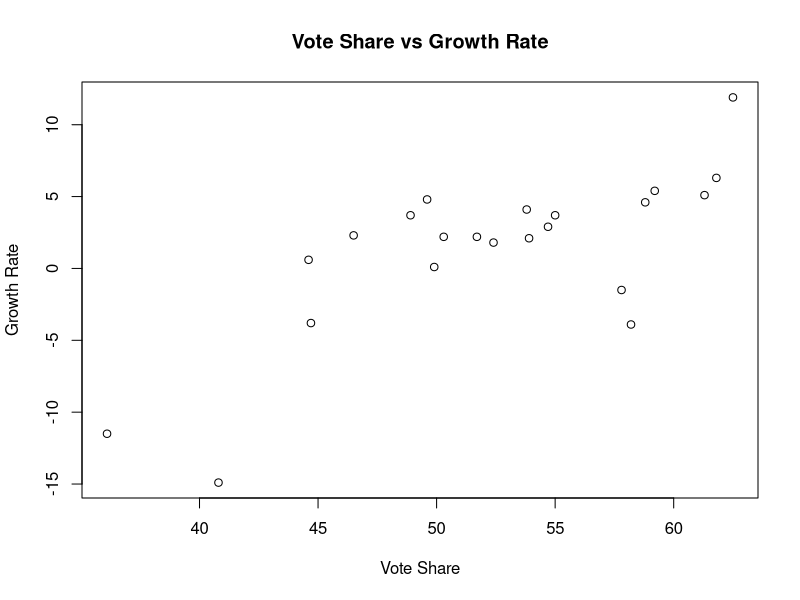
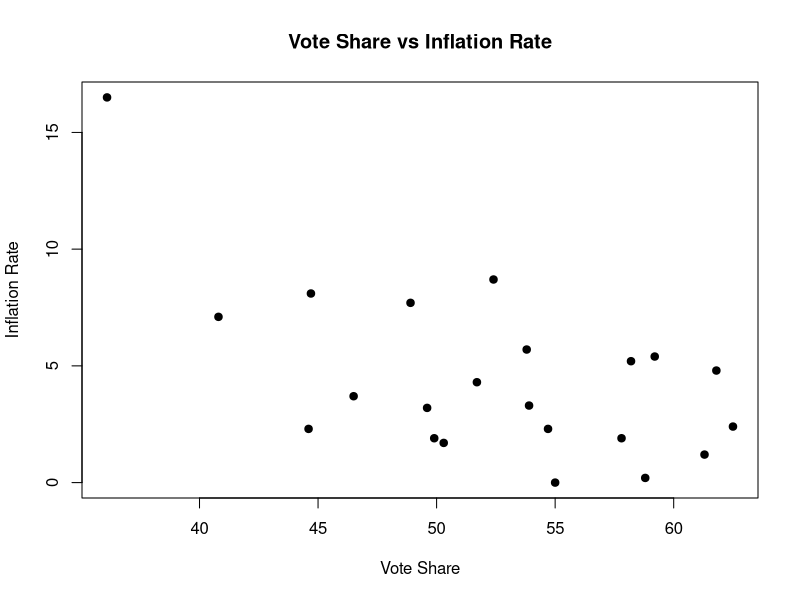
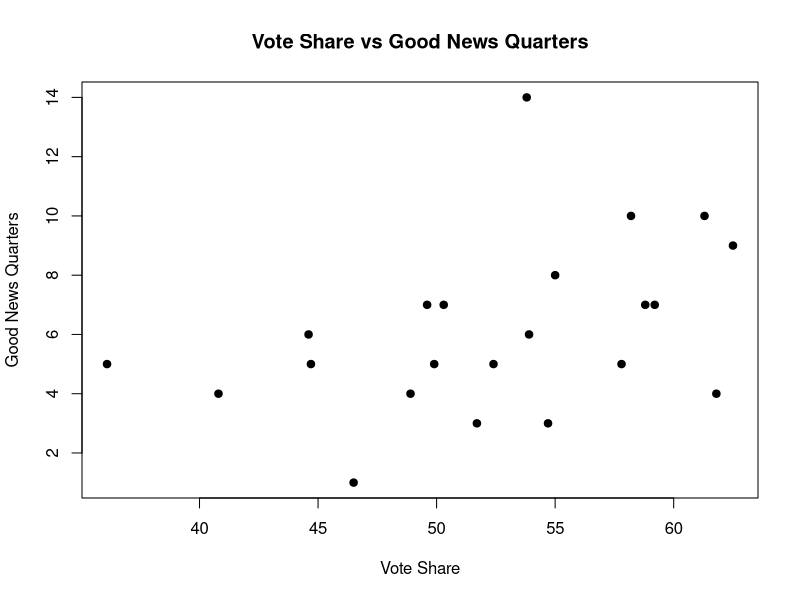
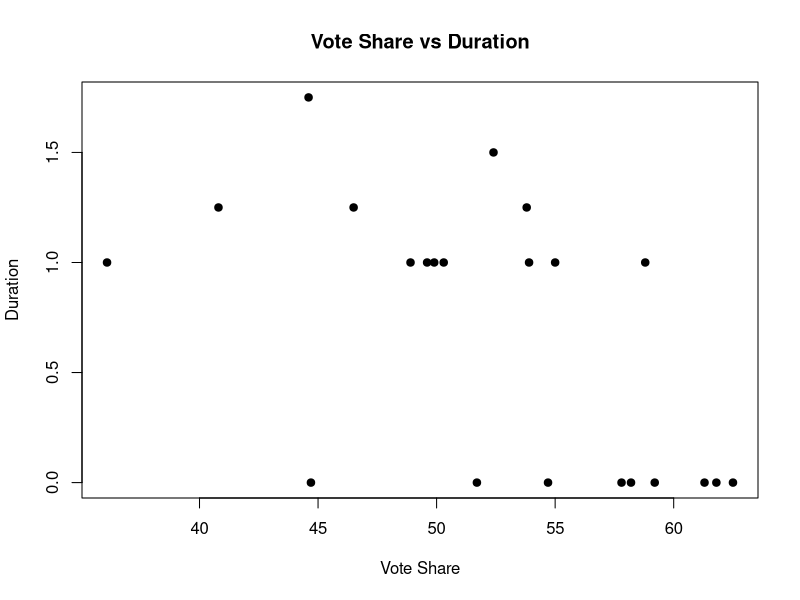
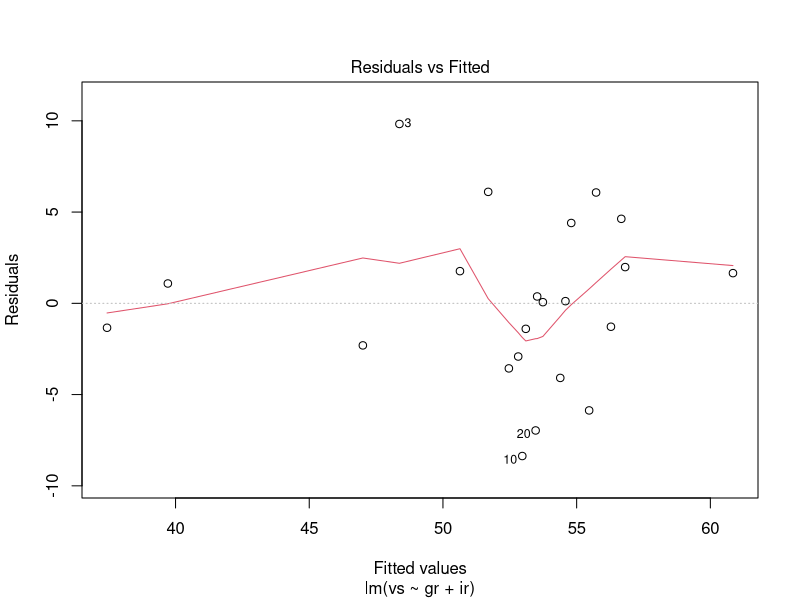
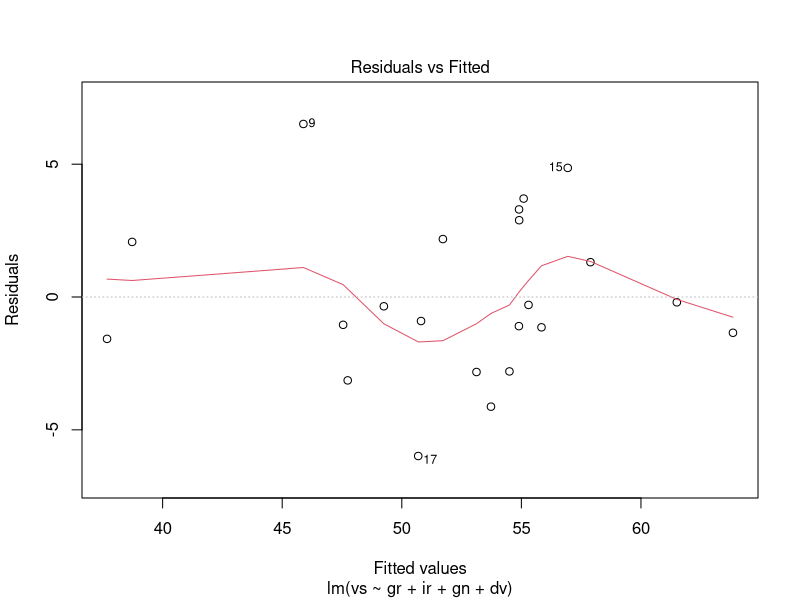
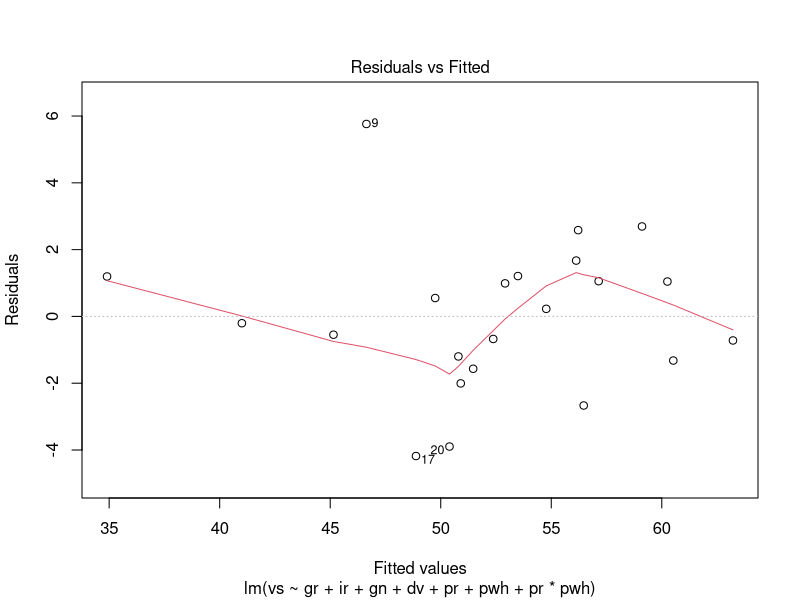
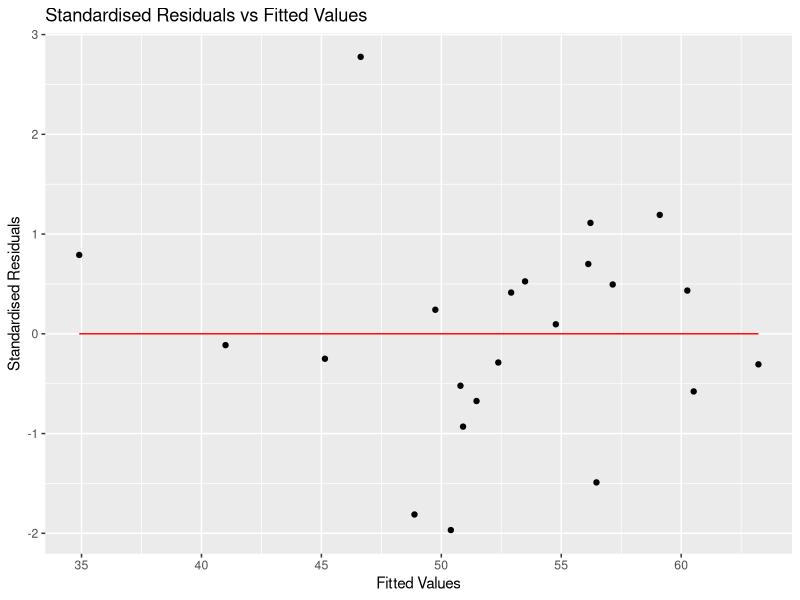

Recreate these plots in R, in order. (Note: this script raises an error after producing the figures.)
## ---- chunk 1
library(ggplot2)

usap <- read.csv("usap.csv") 
names(usap)
## ---- chunk 2
plot(usap$vs, usap$gr, xlab="Vote Share", ylab="Growth Rate", main="Vote Share vs Growth Rate")
plot(usap$vs, usap$ir, xlab="Vote Share", ylab="Inflation Rate", main="Vote Share vs Inflation Rate", pch=19)
plot(usap$vs, usap$gn, xlab="Vote Share", ylab="Good News Quarters", main="Vote Share vs Good News Quarters", pch=19)
plot(usap$vs, usap$dv, xlab="Vote Share", ylab="Duration", main="Vote Share vs Duration", pch=19)
## ---- chunk 3
modelA <- lm(vs ~ gr + ir, data=usap)
# plot(usap$vs, usap$gr + usap$ir, ylab="Model B", main="vs ~ gr + ir")
summary(modelA)
# make a multiple regression plot
plot(modelA, which=1)
## ---- chunk 4
modelB <- lm(vs ~ gr + ir + gn + dv, data=usap)
# plot(usap$vs, usap$gr + usap$ir + usap$gn + usap$dv, xlab="Vote Share", ylab="Model B", main="vs ~ gr + ir + gn + dv")
summary(modelB)
plot(modelB, which = 1)
## ---- chunk 5
modelC <- lm(vs ~ gr + ir + gn + dv + pr + pwh + pr*pwh, data=usap)
# plot(usap$vs, usap$gr + usap$ir + usap$gn + usap$dv + usap$pr + usap$pwh + usap$pr*usap$pwh, xlab="vote share", ylab="Growth Rate", main="vs ~ gr + ir + gn + dv + pr + pwh + pr*pwh")
summary(modelC)
plot(modelC, which = 1)
## ---- chunk 6
anova(modelB, modelC)
## ---- chunk 7
qf(0.05, 3, 14, lower.tail = FALSE)
## ---- chunk 8
summary(modelB)
## ---- chunk 9
summary(modelC)
## ---- chunk 10
smryA <- summary(modelA)
smryB <- summary(modelB)
smryC <- summary(modelC)
# make dataframes for the summary with the adjusted r-squared values
model_summary <- data.frame(model=c("A", "B", "C"), adj.r.squared=c(smryA$adj.r.squared, smryB$adj.r.squared, smryC$adj.r.squared))
model_summary[which(model_summary$adj.r.squared == max(model_summary$adj.r.squared)),]
## ---- chunk 11
ggplot(modelC, aes (x=fitted(modelC), y=rstandard(modelC))) +
  geom_point() +
  geom_line(aes(y=0), color="red") +
  ggtitle("Standardised Residuals vs Fitted Values") +
  xlab("Fitted Values") +
  ylab("Standardised Residuals")
## ---- chunk 12
k <- ols_prep_cdplot_data(modelC)
outlierChart <- ols_prep_outlier_obs(k)
outlierChart$obs[outlierChart$fct_color == "outlier"]
## ---- chunk 13
ols_plot_cooksd_bar(modelC)
## ---- chunk 14
predGore <- data.frame(
  gr=usap$gr[22],
  ir=usap$ir[22],
  gn=usap$gn[22],
  dv=usap$dv[22],
  pr=usap$pr[22],
  pwh=usap$pwh[22],
  "pr:pwh"=usap$pr[22]*usap$pwh[22])
predict(modelC, predGore, interval="confidence")
predict(modelC, predGore, interval="prediction")[1,1]
